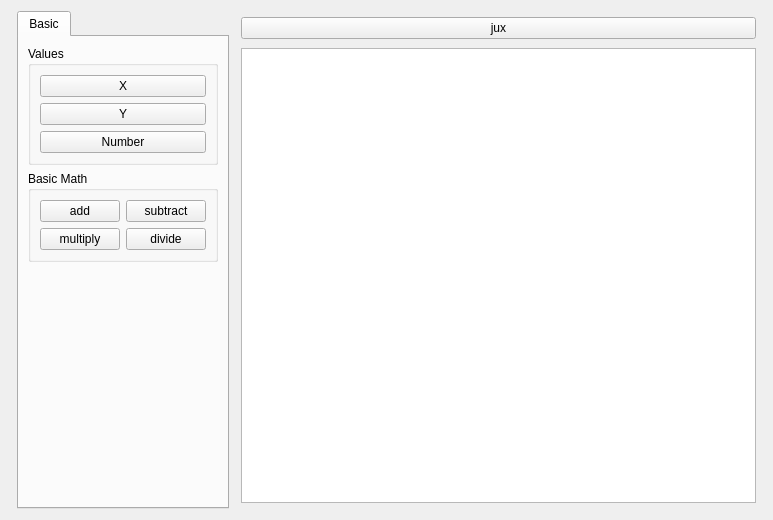
<ui version="4.0" >
 <class>HeightmapDesigner</class>
 <widget class="QWidget" name="HeightmapDesigner" >
  <property name="geometry" >
   <rect>
    <x>0</x>
    <y>0</y>
    <width>773</width>
    <height>520</height>
   </rect>
  </property>
  <property name="sizePolicy" >
   <sizepolicy vsizetype="Expanding" hsizetype="Expanding" >
    <horstretch>0</horstretch>
    <verstretch>0</verstretch>
   </sizepolicy>
  </property>
  <property name="windowTitle" >
   <string>Heightmap Designer</string>
  </property>
  <property name="styleSheet" >
   <string notr="true" />
  </property>
  <property name="locale" >
   <locale country="UnitedKingdom" language="English" />
  </property>
  <layout class="QHBoxLayout" name="horizontalLayout" >
   <item>
    <widget class="QSplitter" name="splitter" >
     <property name="orientation" >
      <enum>Qt::Vertical</enum>
     </property>
    </widget>
   </item>
   <item>
    <widget class="QTabWidget" name="tabWidget" >
     <property name="sizePolicy" >
      <sizepolicy vsizetype="Minimum" hsizetype="Minimum" >
       <horstretch>0</horstretch>
       <verstretch>0</verstretch>
      </sizepolicy>
     </property>
     <property name="currentIndex" >
      <number>0</number>
     </property>
     <widget class="QWidget" name="tab" >
      <attribute name="title" >
       <string>Basic</string>
      </attribute>
      <layout class="QVBoxLayout" name="verticalLayout_5" >
       <item>
        <layout class="QVBoxLayout" name="verticalLayout_4" >
         <item>
          <widget class="QGroupBox" name="groupBox" >
           <property name="title" >
            <string>Values</string>
           </property>
           <layout class="QVBoxLayout" name="verticalLayout_3" >
            <item>
             <widget class="QPushButton" name="addXParameter" >
              <property name="text" >
               <string>X</string>
              </property>
             </widget>
            </item>
            <item>
             <widget class="QPushButton" name="addYParameter" >
              <property name="text" >
               <string>Y</string>
              </property>
             </widget>
            </item>
            <item>
             <widget class="QPushButton" name="addConstant" >
              <property name="text" >
               <string>Number</string>
              </property>
             </widget>
            </item>
           </layout>
          </widget>
         </item>
         <item>
          <widget class="QGroupBox" name="groupBox_2" >
           <property name="title" >
            <string>Basic Math</string>
           </property>
           <layout class="QVBoxLayout" name="verticalLayout_2" >
            <item>
             <layout class="QGridLayout" name="gridLayout" >
              <item row="0" column="0" >
               <widget class="QPushButton" name="addAddition" >
                <property name="text" >
                 <string>add</string>
                </property>
               </widget>
              </item>
              <item row="1" column="0" >
               <widget class="QPushButton" name="addMultiplication" >
                <property name="text" >
                 <string>multiply</string>
                </property>
               </widget>
              </item>
              <item row="0" column="1" >
               <widget class="QPushButton" name="addSubtraction" >
                <property name="text" >
                 <string>subtract</string>
                </property>
               </widget>
              </item>
              <item row="1" column="1" >
               <widget class="QPushButton" name="addDivision" >
                <property name="text" >
                 <string>divide</string>
                </property>
                <property name="flat" >
                 <bool>false</bool>
                </property>
               </widget>
              </item>
             </layout>
            </item>
           </layout>
          </widget>
         </item>
        </layout>
       </item>
       <item>
        <spacer name="verticalSpacer" >
         <property name="orientation" >
          <enum>Qt::Vertical</enum>
         </property>
         <property name="sizeHint" stdset="0" >
          <size>
           <width>20</width>
           <height>40</height>
          </size>
         </property>
        </spacer>
       </item>
      </layout>
     </widget>
    </widget>
   </item>
   <item>
    <layout class="QVBoxLayout" name="verticalLayout" >
     <property name="spacing" >
      <number>9</number>
     </property>
     <property name="sizeConstraint" >
      <enum>QLayout::SetDefaultConstraint</enum>
     </property>
     <property name="margin" >
      <number>6</number>
     </property>
     <item>
      <widget class="QPushButton" name="showJuxCode" >
       <property name="sizePolicy" >
        <sizepolicy vsizetype="Fixed" hsizetype="Expanding" >
         <horstretch>0</horstretch>
         <verstretch>0</verstretch>
        </sizepolicy>
       </property>
       <property name="text" >
        <string>jux</string>
       </property>
      </widget>
     </item>
     <item>
      <widget class="QTreeWidget" name="tree" >
       <property name="headerHidden" >
        <bool>true</bool>
       </property>
       <column>
        <property name="text" >
         <string>1</string>
        </property>
       </column>
      </widget>
     </item>
    </layout>
   </item>
  </layout>
 </widget>
 <resources/>
 <connections/>
</ui>
